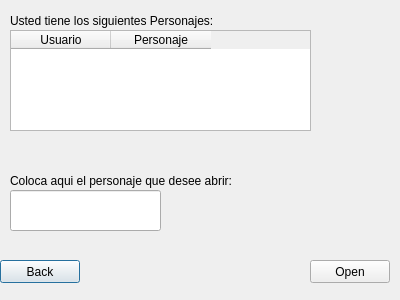
<?xml version="1.0" encoding="UTF-8"?>
<ui version="4.0">
 <class>AvatarsCargados</class>
 <widget class="QDialog" name="AvatarsCargados">
  <property name="geometry">
   <rect>
    <x>0</x>
    <y>0</y>
    <width>400</width>
    <height>300</height>
   </rect>
  </property>
  <property name="windowTitle">
   <string>Dialog</string>
  </property>
  <widget class="QLabel" name="label">
   <property name="geometry">
    <rect>
     <x>10</x>
     <y>10</y>
     <width>241</width>
     <height>21</height>
    </rect>
   </property>
   <property name="text">
    <string>Usted tiene los siguientes Personajes:</string>
   </property>
  </widget>
  <widget class="QPushButton" name="pushButton_atrasLogin">
   <property name="geometry">
    <rect>
     <x>0</x>
     <y>260</y>
     <width>80</width>
     <height>23</height>
    </rect>
   </property>
   <property name="text">
    <string>Back</string>
   </property>
  </widget>
  <widget class="QPushButton" name="pushButton_NextEscojerAvatar">
   <property name="geometry">
    <rect>
     <x>310</x>
     <y>260</y>
     <width>80</width>
     <height>23</height>
    </rect>
   </property>
   <property name="text">
    <string>Open</string>
   </property>
  </widget>
  <widget class="QTableWidget" name="tableWidgetPersonajes">
   <property name="geometry">
    <rect>
     <x>10</x>
     <y>30</y>
     <width>301</width>
     <height>101</height>
    </rect>
   </property>
   <column>
    <property name="text">
     <string>Usuario</string>
    </property>
   </column>
   <column>
    <property name="text">
     <string>Personaje</string>
    </property>
   </column>
  </widget>
  <widget class="QLabel" name="label_2">
   <property name="geometry">
    <rect>
     <x>10</x>
     <y>170</y>
     <width>261</width>
     <height>21</height>
    </rect>
   </property>
   <property name="text">
    <string>Coloca aqui el personaje que desee abrir:</string>
   </property>
  </widget>
  <widget class="QLineEdit" name="lineEdit_personaje">
   <property name="geometry">
    <rect>
     <x>10</x>
     <y>190</y>
     <width>151</width>
     <height>41</height>
    </rect>
   </property>
  </widget>
 </widget>
 <resources/>
 <connections/>
</ui>
